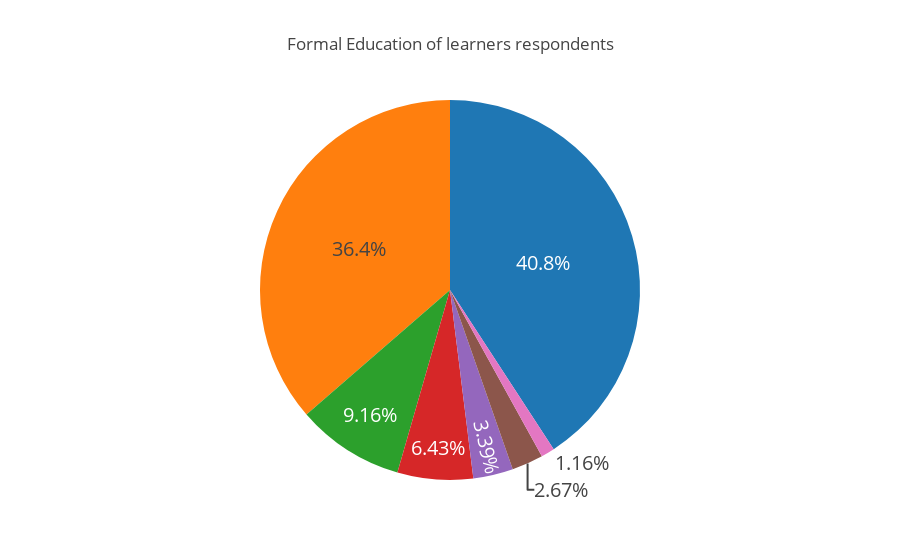

Notebook cell for this chart:
### Markdown cell above
We notice that some of the highest proportions of learners are found in Nigeria, Egypt, Kenia and Indonesia. Those are countries where data science is at its very start and it finding as much learners as practitioners make sens. In the other hand, only 26% of american kagglers are still in the learning phase.

What I found more surprising was the proportion of learners in China (47.34%). I would have guessed that the proportion of learners in China is similar to the one of the US but that's not true at all according to the survey responses.

Let's see what's the formal education of our learners.

### Code cell
edu = learners['FormalEducation'].value_counts()
labels = (np.array(edu.index))
values = (np.array((edu / edu.sum())*100))

trace = go.Pie(labels=labels, values=values,
              hoverinfo='label+percent',
               textfont=dict(size=20),
                showlegend=False)

layout = go.Layout(
    title='Formal Education of learners respondents'
)

data_trace = [trace]
fig = go.Figure(data=data_trace, layout=layout)
py.iplot(fig, filename="Formal_Education2")

### Figure 1 — Plotly figure (JSON) as saved in the notebook; plotly's stock layout.template omitted (floating-point values rounded to 4 significant figures)
{"data": [{"hoverinfo": "label+percent", "labels": ["Bachelor's degree", "Master's degree", "Some college/university study without earning a bachelor's degree", "Doctoral degree", "I did not complete any formal education past high school", "Professional degree", "I prefer not to answer"], "showlegend": false, "textfont": {"size": 20}, "type": "pie", "values": [40.81, 36.37, 9.16, 6.429, 3.395, 2.674, 1.157]}], "layout": {"title": "Formal Education of learners respondents"}}
